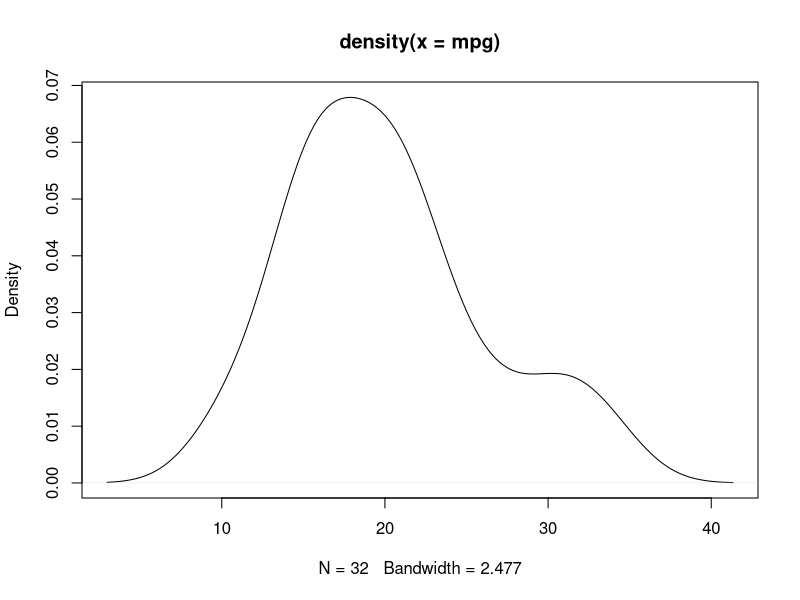
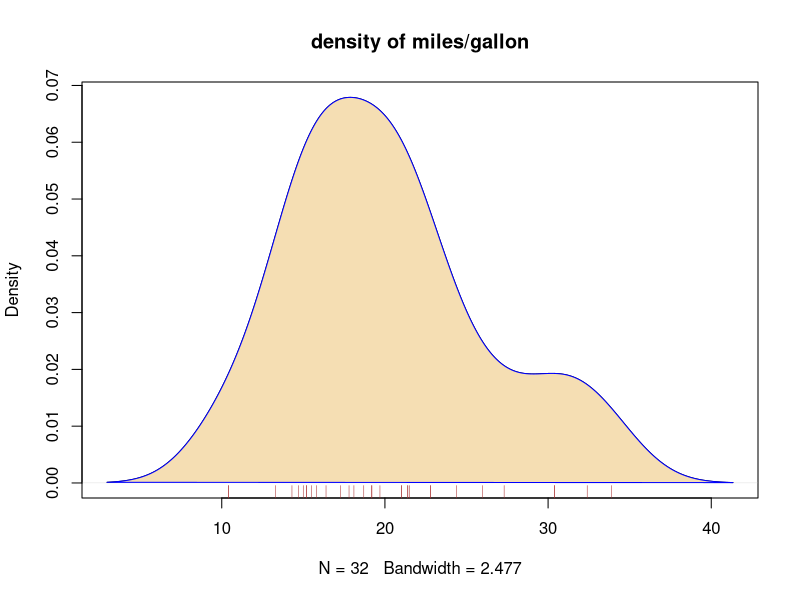

Reproduce these figures in R, in order.
attach(mtcars)

d <- density(mpg)
plot(d)

plot(d, main = "density of miles/gallon")
polygon(d, col = 'wheat', border = 'blue')
rug(jitter(mpg, amount = 0.01), col = 'brown')